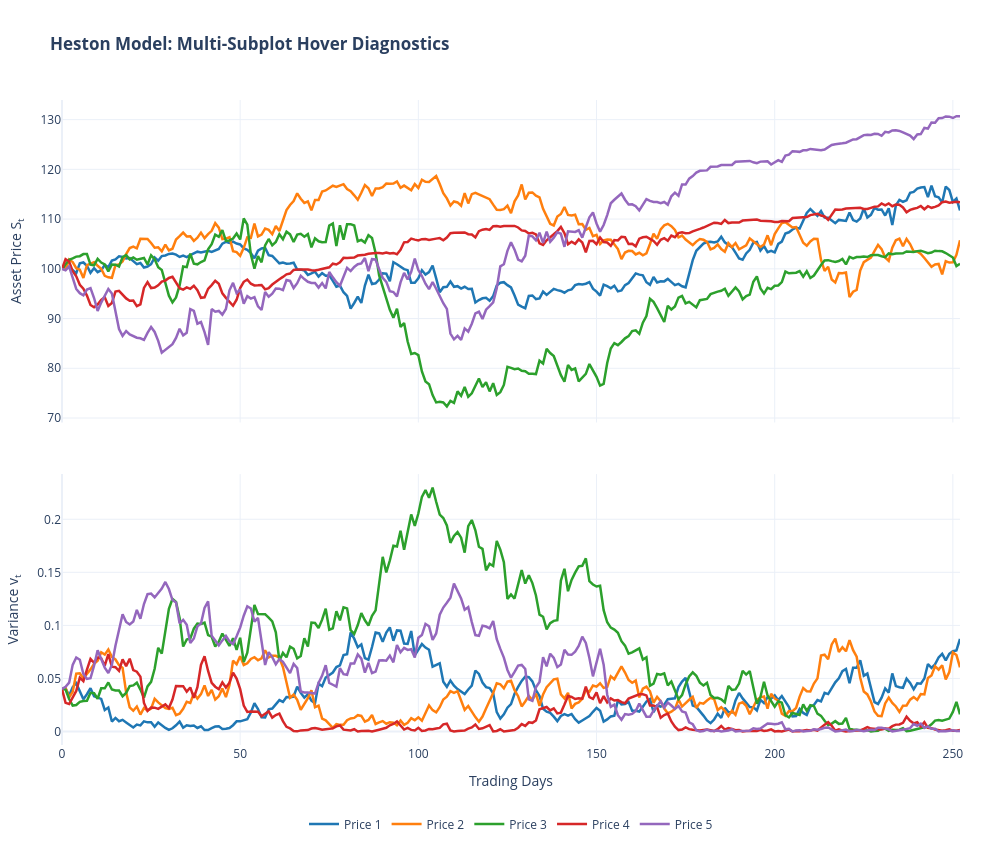

The code cell stored with this chart in its notebook:
### Markdown cell above
## Imports and Setup

### Code cell
import numpy as np
import plotly.graph_objects as go
import plotly.colors as pcolors

# --- 1. Simulation Parameters ---
S0, v0 = 100.0, 0.04
kappa, theta, xi = 3.0, 0.04, 0.6
rho, r, T = -0.7, 0.05, 1.0
steps = 252
dt = T / steps
n_paths = 5
np.random.seed(42)

# --- 2. Generate Paths ---
Z1 = np.random.standard_normal((steps, n_paths))
Z2 = np.random.standard_normal((steps, n_paths))
Z_S, Z_v = Z1, rho * Z1 + np.sqrt(1 - rho**2) * Z2

S, v = np.zeros((steps + 1, n_paths)), np.zeros((steps + 1, n_paths))
S[0], v[0] = S0, v0

for t in range(1, steps + 1):
    v_prev = np.maximum(v[t-1], 0)
    dv = kappa * (theta - v_prev) * dt + xi * np.sqrt(v_prev) * np.sqrt(dt) * Z_v[t-1]
    v[t] = np.maximum(v_prev + dv, 0)
    dS = r * S[t-1] * dt + np.sqrt(v_prev) * S[t-1] * np.sqrt(dt) * Z_S[t-1]
    S[t] = S[t-1] + dS

# --- 3. Build Figure using Stacked Grid Logic  ---
fig = go.Figure()
x_steps = np.arange(steps + 1)
palette = pcolors.DEFAULT_PLOTLY_COLORS

for i in range(n_paths):
    color = palette[i % len(palette)]
    label = f"Path {i+1}"
    
    # --- 1. Background Layer (Grey Lines) ---
    # We set hoverinfo to 'skip' so these don't interfere with the labels
    fig.add_trace(go.Scatter(
        x=x_steps, y=S[:, i], xaxis="x", yaxis="y",
        line=dict(color='lightgrey', width=1),
        hoverinfo='skip', showlegend=False
    ))
    fig.add_trace(go.Scatter(
        x=x_steps, y=v[:, i], xaxis="x", yaxis="y2",
        line=dict(color='lightgrey', width=1),
        hoverinfo='skip', showlegend=False
    ))

    # --- 2. Foreground Layer (Colored Interactive Lines) ---
    fig.add_trace(go.Scatter(
        x=x_steps, y=S[:, i], xaxis="x", yaxis="y",
        name=f"Price {i+1}", legendgroup=label,
        line=dict(color=color, width=2.5),
        hovertemplate='Price: %{y:.2f}<extra></extra>'
    ))
    fig.add_trace(go.Scatter(
        x=x_steps, y=v[:, i], xaxis="x", yaxis="y2",
        name=f"Var {i+1}", legendgroup=label,
        line=dict(color=color, width=2.5),
        showlegend=False,
        hovertemplate='Var: %{y:.4f}<extra></extra>'
    ))

# --- 4. Consolidated Layout Control ---
fig.update_layout(
    title="<b>Heston Model: Plot of Price and Volatility</b>",
    
    # SPLIT HOVER: Separate pop-ups in each graph 
    hovermode="x", 
    hoversubplots="axis",
    
    # GRID & SPACING: Manual domain settings create the vertical gap
    grid=dict(rows=2, columns=1, roworder='top to bottom'),
    yaxis=dict(title="Asset Price S<sub>t</sub>", domain=[0.50, 1.0]), 
    yaxis2=dict(title="Variance v<sub>t</sub>", domain=[0.0, 0.42]),
    
    # X-AXIS SPIKES: The vertical dashed line tracking the mouse
    xaxis=dict(
        title="Trading Days",
        showspikes=True,
        spikemode="across",
        spikesnap="cursor",
        spikecolor="black",
        spikethickness=1,
        spikedash="dash"
    ),
    
    # LEGEND: Bottom center with Isolation behavior
    legend=dict(
        orientation="h",
        yanchor="top",
        y=-0.1, 
        xanchor="center",
        x=0.5,
        itemclick="toggleothers", # Clicking a path highlights only that one
        itemdoubleclick="toggle"
    ),
    
    template='plotly_white',
    height=850,
    width=1000,
    margin=dict(l=60, r=40, t=100, b=100)
)

fig.show(config={'displayModeBar': False})

### Figure 1 — Plotly figure (JSON) as saved in the notebook; plotly's stock layout.template omitted (floating-point values rounded to 4 significant figures; data arrays with more than 128 entries replaced by an {"elided": "..."} marker saying what was removed)
{"data": [{"hoverinfo": "skip", "line": {"color": "lightgrey", "width": 1}, "showlegend": false, "type": "scatter", "x": {"elided": "253 int values"}, "xaxis": "x", "y": {"elided": "253 float values"}, "yaxis": "y"}, {"hoverinfo": "skip", "line": {"color": "lightgrey", "width": 1}, "showlegend": false, "type": "scatter", "x": {"elided": "253 int values"}, "xaxis": "x", "y": {"elided": "253 float values"}, "yaxis": "y2"}, {"hovertemplate": "Price: %{y:.2f}<extra></extra>", "legendgroup": "Path 1", "line": {"color": "rgb(31, 119, 180)", "width": 2.5}, "name": "Price 1", "type": "scatter", "x": {"elided": "253 int values"}, "xaxis": "x", "y": {"elided": "253 float values"}, "yaxis": "y"}, {"hovertemplate": "Var: %{y:.4f}<extra></extra>", "legendgroup": "Path 1", "line": {"color": "rgb(31, 119, 180)", "width": 2.5}, "name": "Var 1", "showlegend": false, "type": "scatter", "x": {"elided": "253 int values"}, "xaxis": "x", "y": {"elided": "253 float values"}, "yaxis": "y2"}, {"hoverinfo": "skip", "line": {"color": "lightgrey", "width": 1}, "showlegend": false, "type": "scatter", "x": {"elided": "253 int values"}, "xaxis": "x", "y": {"elided": "253 float values"}, "yaxis": "y"}, {"hoverinfo": "skip", "line": {"color": "lightgrey", "width": 1}, "showlegend": false, "type": "scatter", "x": {"elided": "253 int values"}, "xaxis": "x", "y": {"elided": "253 float values"}, "yaxis": "y2"}, {"hovertemplate": "Price: %{y:.2f}<extra></extra>", "legendgroup": "Path 2", "line": {"color": "rgb(255, 127, 14)", "width": 2.5}, "name": "Price 2", "type": "scatter", "x": {"elided": "253 int values"}, "xaxis": "x", "y": {"elided": "253 float values"}, "yaxis": "y"}, {"hovertemplate": "Var: %{y:.4f}<extra></extra>", "legendgroup": "Path 2", "line": {"color": "rgb(255, 127, 14)", "width": 2.5}, "name": "Var 2", "showlegend": false, "type": "scatter", "x": {"elided": "253 int values"}, "xaxis": "x", "y": {"elided": "253 float values"}, "yaxis": "y2"}, {"hoverinfo": "skip", "line": {"color": "lightgrey", "width": 1}, "showlegend": false, "type": "scatter", "x": {"elided": "253 int values"}, "xaxis": "x", "y": {"elided": "253 float values"}, "yaxis": "y"}, {"hoverinfo": "skip", "line": {"color": "lightgrey", "width": 1}, "showlegend": false, "type": "scatter", "x": {"elided": "253 int values"}, "xaxis": "x", "y": {"elided": "253 float values"}, "yaxis": "y2"}, {"hovertemplate": "Price: %{y:.2f}<extra></extra>", "legendgroup": "Path 3", "line": {"color": "rgb(44, 160, 44)", "width": 2.5}, "name": "Price 3", "type": "scatter", "x": {"elided": "253 int values"}, "xaxis": "x", "y": {"elided": "253 float values"}, "yaxis": "y"}, {"hovertemplate": "Var: %{y:.4f}<extra></extra>", "legendgroup": "Path 3", "line": {"color": "rgb(44, 160, 44)", "width": 2.5}, "name": "Var 3", "showlegend": false, "type": "scatter", "x": {"elided": "253 int values"}, "xaxis": "x", "y": {"elided": "253 float values"}, "yaxis": "y2"}, {"hoverinfo": "skip", "line": {"color": "lightgrey", "width": 1}, "showlegend": false, "type": "scatter", "x": {"elided": "253 int values"}, "xaxis": "x", "y": {"elided": "253 float values"}, "yaxis": "y"}, {"hoverinfo": "skip", "line": {"color": "lightgrey", "width": 1}, "showlegend": false, "type": "scatter", "x": {"elided": "253 int values"}, "xaxis": "x", "y": {"elided": "253 float values"}, "yaxis": "y2"}, {"hovertemplate": "Price: %{y:.2f}<extra></extra>", "legendgroup": "Path 4", "line": {"color": "rgb(214, 39, 40)", "width": 2.5}, "name": "Price 4", "type": "scatter", "x": {"elided": "253 int values"}, "xaxis": "x", "y": {"elided": "253 float values"}, "yaxis": "y"}, {"hovertemplate": "Var: %{y:.4f}<extra></extra>", "legendgroup": "Path 4", "line": {"color": "rgb(214, 39, 40)", "width": 2.5}, "name": "Var 4", "showlegend": false, "type": "scatter", "x": {"elided": "253 int values"}, "xaxis": "x", "y": {"elided": "253 float values"}, "yaxis": "y2"}, {"hoverinfo": "skip", "line": {"color": "lightgrey", "width": 1}, "showlegend": false, "type": "scatter", "x": {"elided": "253 int values"}, "xaxis": "x", "y": {"elided": "253 float values"}, "yaxis": "y"}, {"hoverinfo": "skip", "line": {"color": "lightgrey", "width": 1}, "showlegend": false, "type": "scatter", "x": {"elided": "253 int values"}, "xaxis": "x", "y": {"elided": "253 float values"}, "yaxis": "y2"}, {"hovertemplate": "Price: %{y:.2f}<extra></extra>", "legendgroup": "Path 5", "line": {"color": "rgb(148, 103, 189)", "width": 2.5}, "name": "Price 5", "type": "scatter", "x": {"elided": "253 int values"}, "xaxis": "x", "y": {"elided": "253 float values"}, "yaxis": "y"}, {"hovertemplate": "Var: %{y:.4f}<extra></extra>", "legendgroup": "Path 5", "line": {"color": "rgb(148, 103, 189)", "width": 2.5}, "name": "Var 5", "showlegend": false, "type": "scatter", "x": {"elided": "253 int values"}, "xaxis": "x", "y": {"elided": "253 float values"}, "yaxis": "y2"}], "layout": {"grid": {"columns": 1, "roworder": "top to bottom", "rows": 2}, "height": 850, "hovermode": "x", "hoversubplots": "axis", "legend": {"itemclick": "toggleothers", "itemdoubleclick": "toggle", "orientation": "h", "x": 0.5, "xanchor": "center", "y": -0.1, "yanchor": "top"}, "margin": {"b": 100, "l": 60, "r": 40, "t": 100}, "title": {"text": "<b>Heston Model: Multi-Subplot Hover Diagnostics</b>"}, "width": 1000, "xaxis": {"showspikes": true, "spikecolor": "black", "spikedash": "dash", "spikemode": "across", "spikesnap": "cursor", "spikethickness": 1, "title": {"text": "Trading Days"}}, "yaxis": {"domain": [0.5, 1], "title": {"text": "Asset Price S<sub>t</sub>"}}, "yaxis2": {"domain": [0, 0.42], "title": {"text": "Variance v<sub>t</sub>"}}}}
